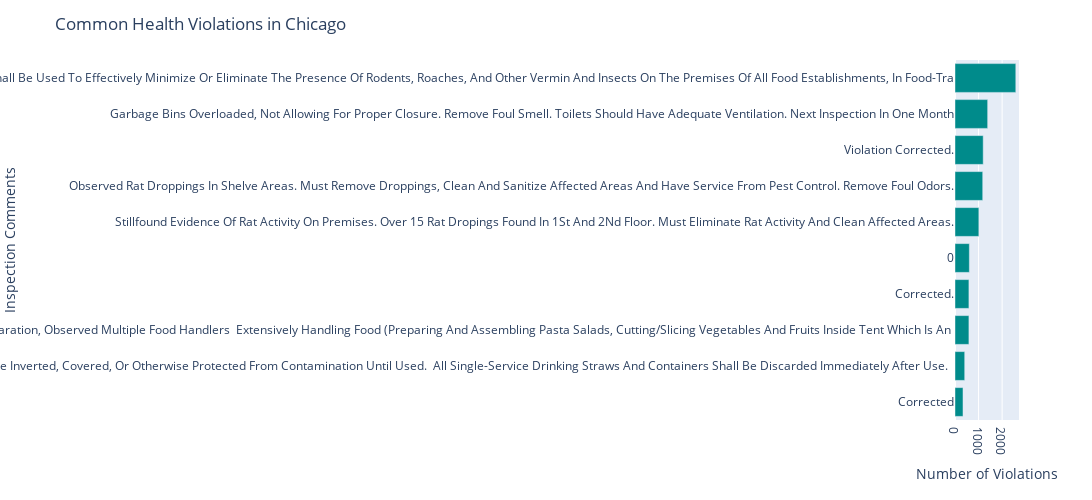

The notebook cell this image was saved under:
### Code cell
fig1 = px.bar(comments_data[comments_data.shape[0]-10:], x='Counts', y='Resized_Inspector_Comments', orientation='h', height=500, width=1500)
fig1.update_layout(xaxis_title="Number of Violations", yaxis_title="Inspection Comments", title="Common Health Violations in Chicago")
fig1.update_traces(marker_color='darkcyan')
fig1.show()

### Figure 1 — Plotly figure (JSON) as saved in the notebook; plotly's stock layout.template omitted (floating-point values rounded to 4 significant figures)
{"data": [{"alignmentgroup": "True", "hovertemplate": "Counts=%{x}<br>Resized_Inspector_Comments=%{y}<extra></extra>", "legendgroup": "", "marker": {"color": "darkcyan", "pattern": {"shape": ""}}, "name": "", "offsetgroup": "", "orientation": "h", "showlegend": false, "textposition": "auto", "type": "bar", "x": [339, 412, 591, 591, 609, 1013, 1177, 1197, 1387, 2581], "xaxis": "x", "y": ["Corrected", "Containers And Utensils Shall Be Inverted, Covered, Or Otherwise Protected From Contamination Until Used.  All Single-Service Drinking Straws And Containers Shall Be Discarded Immediately After Use.  ", "Food Not Protected During Preparation, Observed Multiple Food Handlers  Extensively Handling Food (Preparing And Assembling Pasta Salads, Cutting/Slicing Vegetables And Fruits Inside Tent Which Is An ", "Corrected.", "0", "Stillfound Evidence Of Rat Activity On Premises. Over 15 Rat Dropings Found In 1St And 2Nd Floor. Must Eliminate Rat Activity And Clean Affected Areas.", "Observed Rat Droppings In Shelve Areas. Must Remove Droppings, Clean And Sanitize Affected Areas And Have Service From Pest Control. Remove Foul Odors.", "Violation Corrected.", "Garbage Bins Overloaded, Not Allowing For Proper Closure. Remove Foul Smell. Toilets Should Have Adequate Ventilation. Next Inspection In One Month", "All Necessary Control Measures Shall Be Used To Effectively Minimize Or Eliminate The Presence Of Rodents, Roaches, And Other Vermin And Insects On The Premises Of All Food Establishments, In Food-Tra"], "yaxis": "y"}], "layout": {"barmode": "relative", "height": 500, "legend": {"tracegroupgap": 0}, "margin": {"t": 60}, "title": {"text": "Common Health Violations in Chicago"}, "width": 1500, "xaxis": {"anchor": "y", "domain": [0, 1], "title": {"text": "Number of Violations"}}, "yaxis": {"anchor": "x", "domain": [0, 1], "title": {"text": "Inspection Comments"}}}}
